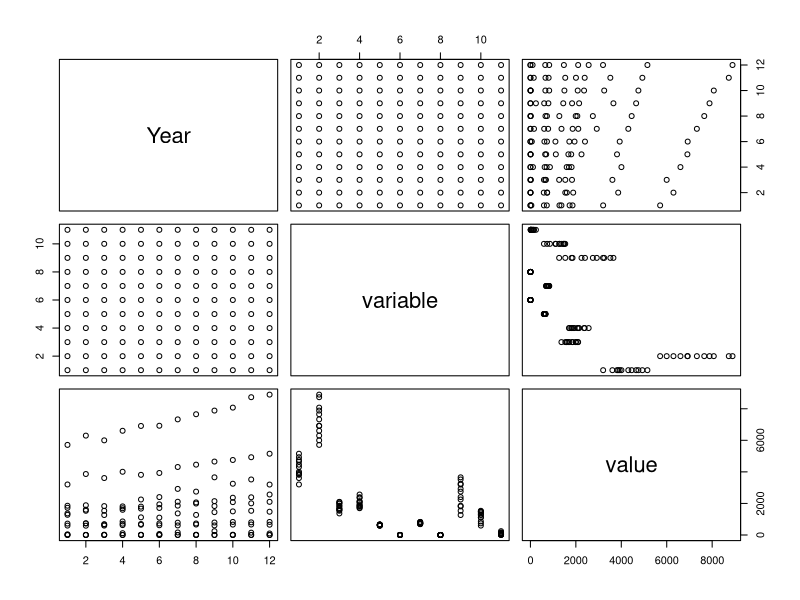

This chart was generated by the following R code: (Note: this script raises an error after producing the figure.)
setwd('/users/kelvinabrokwa/documents/repositories/wm-stats-blog/kelvin')
data.wide <- read.csv('agg_data_2.csv', header=TRUE)

data.wide$Year <- factor(data.wide$Year)
View(data.wide)

library(reshape2)

data.long <- melt(data.wide, id.vars=c("Year"))
View(data.long)

plot(data.long)


motion = gvisMotionChart(data.long, idvar="variable", timevar="Year")
plot(motion)